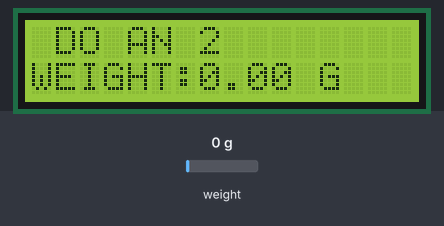
The sketch below on a simulated Arduino Uno, built with avr-gcc and run on an emulated ATmega328P. On the bench: 16×2 character LCD. Inputs (shaded band) come from the test bench; at power-on: weight on the scale 0 g.

Above: at 3.6 s.
3.7 s: weight on the scale set to 917 g
At 4.6 s:
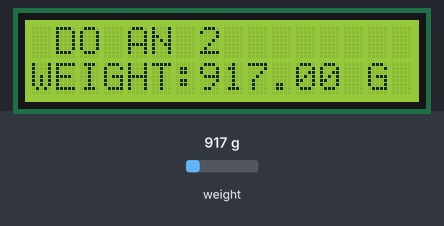
5.2 s: weight on the scale set to 1087 g
At 6.4 s:
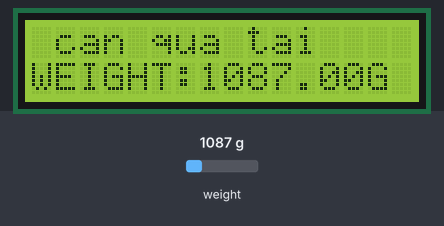
6.7 s: weight on the scale set to 100 g
At 7.8 s:
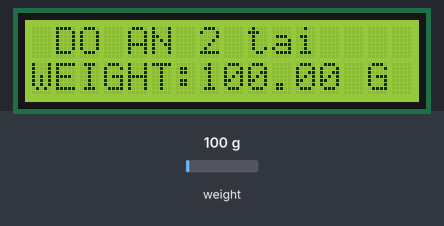
Timing chart, 0 to 9.7 s (numbered marks = the images above; inputs shaded):
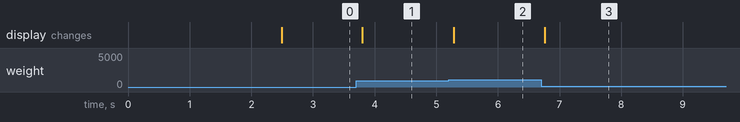

Measured:
- the behaviour switches between 1000 and 1001 g on weight on the scale (found by bisection; images 1 and 2)
- after the input at 3.7 s, the display: changes after 0.10 s (image 1)
- after the input at 5.2 s, the display: changes after 0.09 s (image 2)
- after the input at 6.7 s, the display: changes after 0.06 s (image 3)

The sketch:

arduino.ino
```cpp
#include <SoftwareSerial.h>
#include <LiquidCrystal_I2C.h>
#include <HX711_ADC.h>
LiquidCrystal_I2C lcd(0x27, 16, 2);
HX711_ADC LoadCell (3,2);
SoftwareSerial nodemcu(7, 8);
void setup() {
nodemcu.begin(9600);
LoadCell.begin();
LoadCell.start(2000);
LoadCell.setCalFactor (999.0);
lcd.init();
lcd.backlight();
} void loop() {
LoadCell.update ();
float i = LoadCell.getData();
 if (i<=1000) {
lcd.setCursor(0, 0);
lcd.print(" DO AN 2 ");
lcd.setCursor(0, 1);
lcd.print ("WEIGHT:");
lcd.print(i); lcd.print(" G ");
nodemcu.println(i);
delay(100);
} if (i>1000) {
lcd.setCursor(1, 0);
 lcd.print("can qua tai ");
lcd.setCursor(0, 1);
lcd.print ("WEIGHT:");
lcd.print(i);
nodemcu.print("can qua tai ");
nodemcu.println(i); delay(100);
}
 }
```
